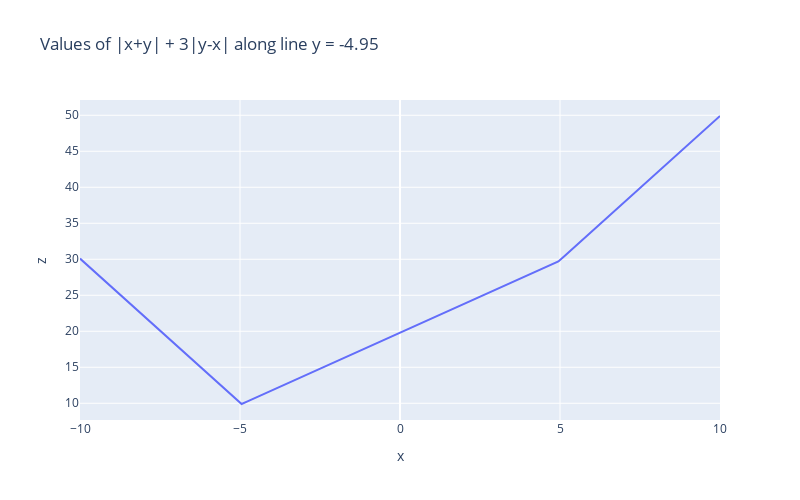

Write notebook code for a chart like this one.
### Code cell
# Extract values along the line y = -5
y_line = -5
y_idx = np.argmin(np.abs(y - y_line))
z_line = Z[y_idx, :]

# Create a line plot showing z values along y = -5
fig_line = go.Figure()
fig_line.add_trace(go.Scatter(x=x, y=z_line, mode='lines', name=f'z at y={y[y_idx]:.2f}'))
fig_line.update_layout(
    title=f'Values of |x+y| + 3|y-x| along line y = {y[y_idx]:.2f}',
    xaxis_title='x',
    yaxis_title='z',
    width=800,
    height=500
)
fig_line.show()
